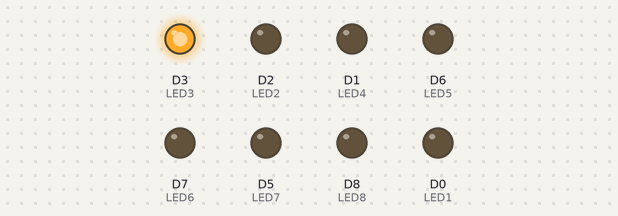
Bench run of a program on a simulated ESP8266 (NodeMCU). Shown: output pins drawn as LEDs (lit = HIGH).

Above: at 0.06 s.
At 5.1 s:
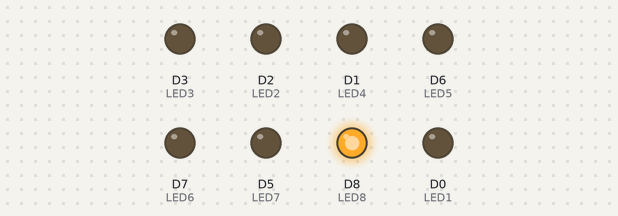
At 10.02 s:
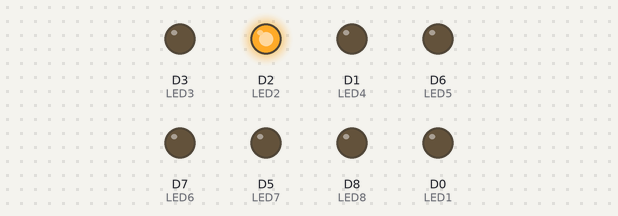
At 19.98 s:
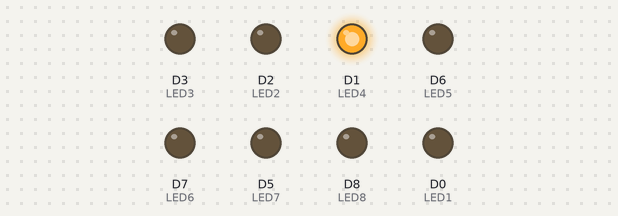
At 29.94 s:
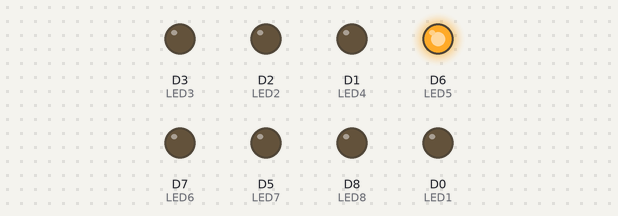
At 39.91 s:
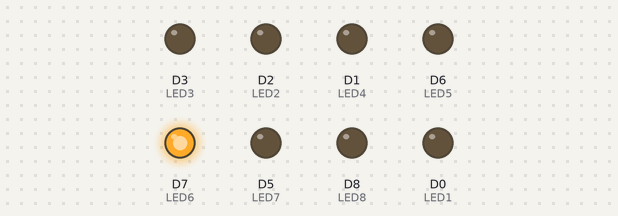
Timing chart, 0 to 40.2 s (numbered marks = the images above):
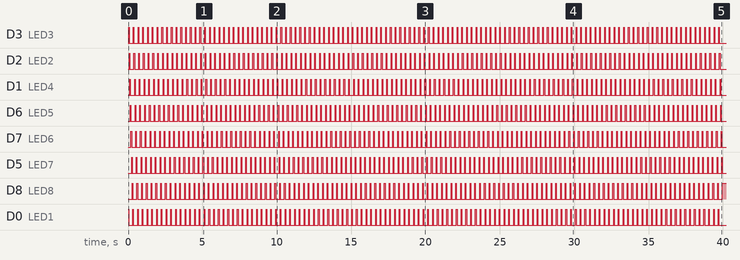

The program:

main.cpp
```cpp
#include <Arduino.h>

// put function declarations here:
int LED1 = D0;
int LED4 = D1;
int LED2 = D2;
int LED3 = D3;
int LED5 = D6;
int LED6 = D7;
int LED7 = D5;
int LED8 = D8;


void setup() {
  pinMode(LED1, OUTPUT);
  pinMode(LED2, OUTPUT);
  pinMode(LED3, OUTPUT);
  pinMode(LED4, OUTPUT);
 pinMode(LED5, OUTPUT);
  pinMode(LED6, OUTPUT);
  pinMode(LED7, OUTPUT);
  pinMode(LED8, OUTPUT);
}

void loop() {
digitalWrite(LED1, HIGH);
delay(40);
digitalWrite(LED1, LOW);

digitalWrite(LED3, HIGH);
delay(40);
digitalWrite(LED3, LOW);

digitalWrite(LED2, HIGH);
delay(40);
digitalWrite(LED2, LOW);

digitalWrite(LED4, HIGH);
delay(40);
digitalWrite(LED4, LOW);

digitalWrite(LED5, HIGH);
delay(40);
digitalWrite(LED5, LOW);

digitalWrite(LED6, HIGH);
delay(40);
digitalWrite(LED6, LOW);

digitalWrite(LED7, HIGH);
delay(40);
digitalWrite(LED7, LOW);

digitalWrite(LED8, HIGH);
delay(40);
digitalWrite(LED8, LOW);


}
```

Measured:
- by itself, D3 (LED3), D2 (LED2), D1 (LED4), D6 (LED5), D7 (LED6), D5 (LED7), D8 (LED8), D0 (LED1): alternates HIGH for 0.04 s and LOW for 0.28 s
- by itself, everything shown: repeats every 0.96 s, in 8 steps
